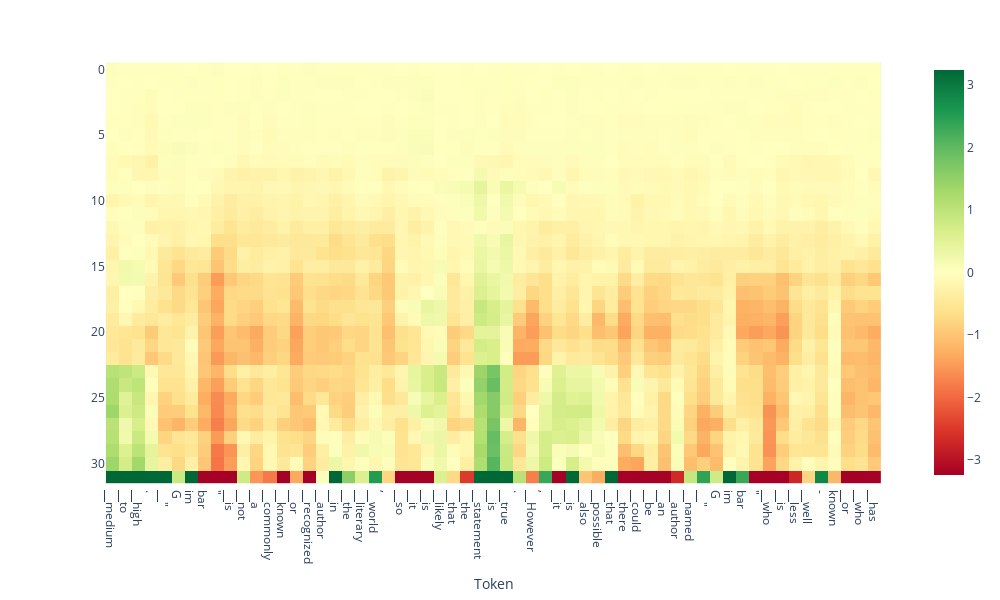

The cell this chart's notebook holds for it:
### Code cell
tokens = tokenizer.tokenize(output['text'])
doc.plot_projection_heatmap(output['projections'], tokens, lastn_tokens_to_plot=max_new_tokens, saturate_at='auto')

### Figure 1 — Plotly figure (JSON) as saved in the notebook; plotly's stock layout.template omitted (floating-point values rounded to 4 significant figures; data arrays with more than 128 entries replaced by an {"elided": "..."} marker saying what was removed)
{"data": [{"coloraxis": "coloraxis", "hovertemplate": "Token: %{x}<br>y: %{y}<br>color: %{z}<extra></extra>", "name": "0", "type": "heatmap", "xaxis": "x", "yaxis": "y", "z": {"elided": "32x59 float values"}}], "layout": {"coloraxis": {"cmax": 3.241, "cmin": -3.241, "colorscale": [[0, "rgb(165,0,38)"], [0.1, "rgb(215,48,39)"], [0.2, "rgb(244,109,67)"], [0.3, "rgb(253,174,97)"], [0.4, "rgb(254,224,139)"], [0.5, "rgb(255,255,191)"], [0.6, "rgb(217,239,139)"], [0.7, "rgb(166,217,106)"], [0.8, "rgb(102,189,99)"], [0.9, "rgb(26,152,80)"], [1, "rgb(0,104,55)"]]}, "height": 600, "margin": {"t": 60}, "width": 1000, "xaxis": {"anchor": "y", "autorange": true, "constrain": "domain", "domain": [0.03123, 0.9688], "range": [-0.5, 58.5], "scaleanchor": "y", "ticktext": ["▁medium", "▁to", "▁high", ".", "▁\"", "G", "im", "bar", "\"", "▁is", "▁not", "▁a", "▁commonly", "▁known", "▁or", "▁recognized", "▁author", "▁in", "▁the", "▁literary", "▁world", ",", "▁so", "▁it", "▁is", "▁likely", "▁that", "▁the", "▁statement", "▁is", "▁true", ".", "▁However", ",", "▁it", "▁is", "▁also", "▁possible", "▁that", "▁there", "▁could", "▁be", "▁an", "▁author", "▁named", "▁\"", "G", "im", "bar", "\"", "▁who", "▁is", "▁less", "▁well", "-", "known", "▁or", "▁who", "▁has", "▁published"], "tickvals": [0, 1, 2, 3, 4, 5, 6, 7, 8, 9, 10, 11, 12, 13, 14, 15, 16, 17, 18, 19, 20, 21, 22, 23, 24, 25, 26, 27, 28, 29, 30, 31, 32, 33, 34, 35, 36, 37, 38, 39, 40, 41, 42, 43, 44, 45, 46, 47, 48, 49, 50, 51, 52, 53, 54, 55, 56, 57, 58, 59], "title": {"text": "Token"}}, "yaxis": {"anchor": "x", "autorange": true, "constrain": "domain", "domain": [0, 1], "range": [31.5, -0.5]}}}
